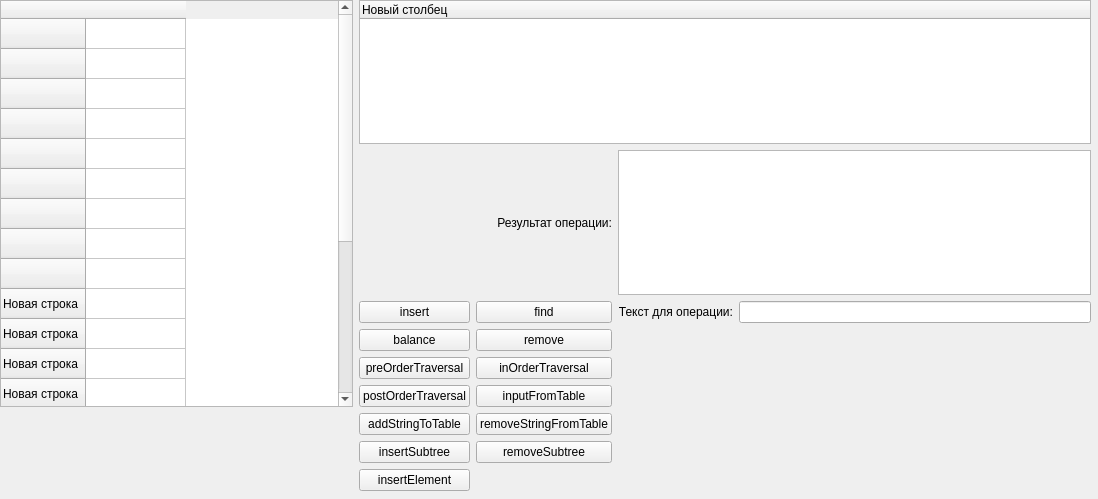
<?xml version="1.0" encoding="UTF-8"?>
<ui version="4.0">
 <class>MainWindow</class>
 <widget class="QMainWindow" name="MainWindow">
  <property name="geometry">
   <rect>
    <x>0</x>
    <y>0</y>
    <width>1098</width>
    <height>499</height>
   </rect>
  </property>
  <property name="windowTitle">
   <string>MainWindow</string>
  </property>
  <widget class="QWidget" name="centralwidget">
   <widget class="QWidget" name="gridLayoutWidget">
    <property name="geometry">
     <rect>
      <x>0</x>
      <y>0</y>
      <width>1091</width>
      <height>491</height>
     </rect>
    </property>
    <layout class="QGridLayout" name="gridLayout">
     <item row="1" column="1" colspan="2">
      <widget class="QLabel" name="label">
       <property name="text">
        <string>Результат операции:</string>
       </property>
       <property name="alignment">
        <set>Qt::AlignRight|Qt::AlignTrailing|Qt::AlignVCenter</set>
       </property>
      </widget>
     </item>
     <item row="3" column="3">
      <widget class="QLabel" name="label_2">
       <property name="text">
        <string/>
       </property>
      </widget>
     </item>
     <item row="1" column="3" colspan="2">
      <widget class="QPlainTextEdit" name="resLAbel"/>
     </item>
     <item row="4" column="2">
      <widget class="QPushButton" name="inorderButton">
       <property name="text">
        <string>inOrderTraversal</string>
       </property>
      </widget>
     </item>
     <item row="0" column="0" rowspan="6">
      <widget class="QTableWidget" name="tableWidget">
       <row>
        <property name="text">
         <string/>
        </property>
       </row>
       <row>
        <property name="text">
         <string/>
        </property>
       </row>
       <row>
        <property name="text">
         <string/>
        </property>
       </row>
       <row>
        <property name="text">
         <string/>
        </property>
       </row>
       <row>
        <property name="text">
         <string/>
        </property>
       </row>
       <row>
        <property name="text">
         <string/>
        </property>
       </row>
       <row>
        <property name="text">
         <string/>
        </property>
       </row>
       <row>
        <property name="text">
         <string/>
        </property>
       </row>
       <row>
        <property name="text">
         <string/>
        </property>
       </row>
       <row>
        <property name="text">
         <string>Новая строка</string>
        </property>
       </row>
       <row>
        <property name="text">
         <string>Новая строка</string>
        </property>
       </row>
       <row>
        <property name="text">
         <string>Новая строка</string>
        </property>
       </row>
       <row>
        <property name="text">
         <string>Новая строка</string>
        </property>
       </row>
       <row>
        <property name="text">
         <string>Новая строка</string>
        </property>
       </row>
       <row>
        <property name="text">
         <string>Новая строка</string>
        </property>
       </row>
       <row>
        <property name="text">
         <string>Новая строка</string>
        </property>
       </row>
       <row>
        <property name="text">
         <string>Новая строка</string>
        </property>
       </row>
       <row>
        <property name="text">
         <string>Новая строка</string>
        </property>
       </row>
       <row>
        <property name="text">
         <string>Новая строка</string>
        </property>
       </row>
       <row>
        <property name="text">
         <string>Новая строка</string>
        </property>
       </row>
       <column>
        <property name="text">
         <string/>
        </property>
       </column>
      </widget>
     </item>
     <item row="7" column="1">
      <widget class="QPushButton" name="insertSubtreeButton">
       <property name="text">
        <string>insertSubtree</string>
       </property>
      </widget>
     </item>
     <item row="3" column="1">
      <widget class="QPushButton" name="balanceButton">
       <property name="text">
        <string>balance</string>
       </property>
      </widget>
     </item>
     <item row="7" column="2">
      <widget class="QPushButton" name="removeSubtreeButton">
       <property name="text">
        <string>removeSubtree</string>
       </property>
      </widget>
     </item>
     <item row="5" column="1">
      <widget class="QPushButton" name="postorderButton">
       <property name="text">
        <string>postOrderTraversal</string>
       </property>
      </widget>
     </item>
     <item row="2" column="4">
      <widget class="QLineEdit" name="infoLineEdit"/>
     </item>
     <item row="0" column="1" colspan="4">
      <widget class="QTreeWidget" name="treeWidget">
       <column>
        <property name="text">
         <string>Новый столбец</string>
        </property>
       </column>
      </widget>
     </item>
     <item row="8" column="1">
      <widget class="QPushButton" name="insertElmentButton">
       <property name="text">
        <string>insertElement</string>
       </property>
      </widget>
     </item>
     <item row="6" column="1">
      <widget class="QPushButton" name="addStringButton">
       <property name="text">
        <string>addStringToTable</string>
       </property>
      </widget>
     </item>
     <item row="2" column="1">
      <widget class="QPushButton" name="insertButton">
       <property name="text">
        <string>insert</string>
       </property>
      </widget>
     </item>
     <item row="2" column="3">
      <widget class="QLabel" name="label_3">
       <property name="text">
        <string>Текст для операции:</string>
       </property>
       <property name="alignment">
        <set>Qt::AlignRight|Qt::AlignTrailing|Qt::AlignVCenter</set>
       </property>
      </widget>
     </item>
     <item row="5" column="2">
      <widget class="QPushButton" name="inputButton">
       <property name="text">
        <string>inputFromTable</string>
       </property>
      </widget>
     </item>
     <item row="6" column="2">
      <widget class="QPushButton" name="removeStringButton">
       <property name="text">
        <string>removeStringFromTable</string>
       </property>
      </widget>
     </item>
     <item row="3" column="2">
      <widget class="QPushButton" name="removeButton">
       <property name="text">
        <string>remove</string>
       </property>
      </widget>
     </item>
     <item row="2" column="2">
      <widget class="QPushButton" name="findButton">
       <property name="text">
        <string>find</string>
       </property>
      </widget>
     </item>
     <item row="4" column="1">
      <widget class="QPushButton" name="preorderButton">
       <property name="text">
        <string>preOrderTraversal</string>
       </property>
      </widget>
     </item>
    </layout>
   </widget>
  </widget>
 </widget>
 <resources/>
 <connections/>
</ui>
